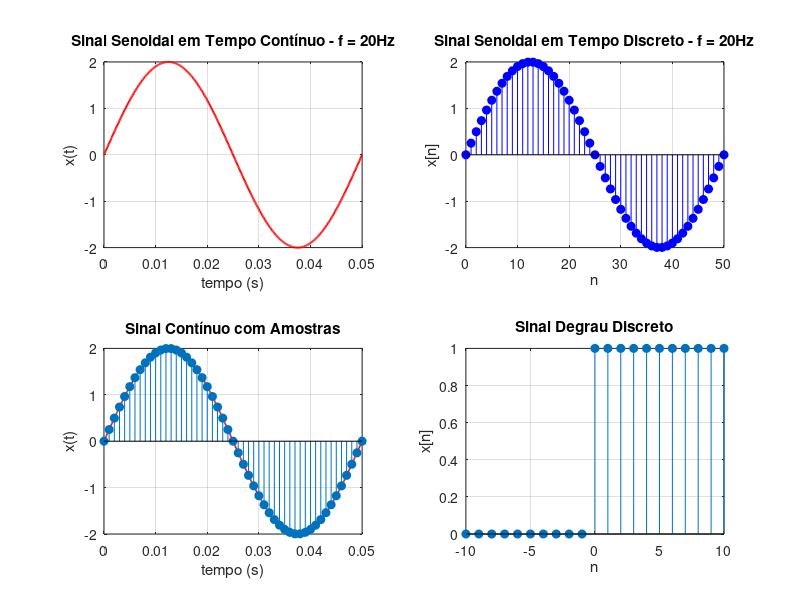

This figure's MATLAB source:
% Script: sinal_continuo_discreto.m
clear all;
close all;
clc;

% Sinal senoidal contínuo
f = 20;                % frequência em Hz
t = 0:0.0001:0.05;     % vetor de tempo
x_cont = 2*sin(2*pi*f*t);

subplot(2,2,1);
plot(t, x_cont, 'r', 'LineWidth', 1.5);
title('Sinal Senoidal em Tempo Contínuo - f = 20Hz');
xlabel('tempo (s)');
ylabel('x(t)');
grid on;

% Sinal senoidal discreto
n = 0:50;
x_disc = 2*sin(2*pi*f*(n/1000));  % assumindo Fs = 1000Hz
subplot(2,2,2);
stem(n, x_disc, 'b', 'filled');
title('Sinal Senoidal em Tempo Discreto - f = 20Hz');
xlabel('n');
ylabel('x[n]');
grid on;

% Sinal contínuo com amostras (stem sobre plot contínuo)
subplot(2,2,3);
plot(t, x_cont, 'r', 'LineWidth', 1.2); hold on;
stem(n/1000, x_disc, 'filled');
title('Sinal Contínuo com Amostras');
xlabel('tempo (s)');
ylabel('x(t)');
grid on;

% Sinal degrau discreto
n2 = -10:10;
x_step = n2 >= 0;
subplot(2,2,4);
stem(n2, x_step, 'filled');
title('Sinal Degrau Discreto');
xlabel('n');
ylabel('x[n]');
grid on;

